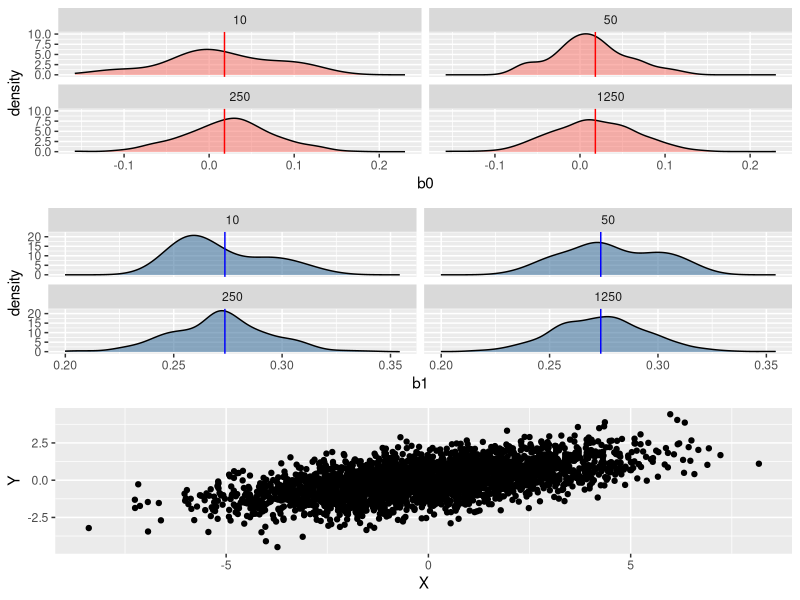

Source code (R):
library(ggplot2)
library(dplyr)
library(gridExtra)


df <- read.csv('data/2.csv')
df$X.1 <- NULL

iter_count <- 10
iter_count_multiplier <- 5
sample_size <- 300 

b0s = data.frame(b0 = numeric(), iter_count = numeric())
b1s = data.frame(b1 = numeric(), iter_count = numeric())

get_sample <- function(df, sample_size){
  sample_n(df, sample_size)
}

for (j in 1:4) {
  for (i in 1:iter_count) {
    df_sample <- get_sample(df, sample_size)
    model <- lm(Y~X, df_sample)
    
    b0 <- coef(model)[1]
    b1 <- coef(model)[2]
    
    b0s <- rbind(b0s, data.frame(b0 = c(b0), iter_count = c(iter_count)))
    b1s <- rbind(b1s, data.frame(b1 = c(b1), iter_count = c(iter_count)))
  }
  iter_count <- iter_count*iter_count_multiplier
}

model <- lm(Y~X, df)

b0 <- coef(model)[1]
b1 <- coef(model)[2]

grid.arrange(b0s %>% 
               ggplot(aes(b0, fill='r', alpha = 0.3)) + 
               geom_density() + 
               geom_vline(xintercept = b0, color='red') +
               facet_wrap(.~iter_count) +
               theme(legend.position = "none"),
             b1s %>%
               ggplot(aes(b1, fill=1, alpha = 0.3)) + 
               geom_density() + 
               geom_vline(xintercept = b1, color='blue') +
               facet_wrap(.~iter_count) +
               theme(legend.position = "none"),
             df %>% ggplot(aes(X, Y)) + geom_point())
